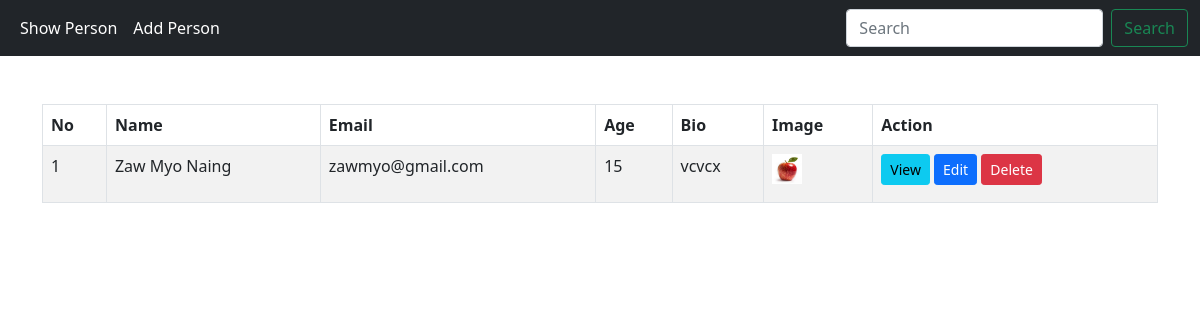
The page / on the database its author committed.
### base/models.py (models this page shows, shortened)
class Person(models.Model):
    name = models.CharField(max_length=50, null=True)
    email = models.EmailField(null=True)
    bio = RichTextField(null=True)
    age = models.PositiveIntegerField()
    image = models.ImageField(upload_to='photos/', null=True)

### base/views.py (the view)
# urls.py: path('', views.index, name="show_person"),
def index(request):
    persons = Person.objects.all()
    context = {'persons':persons}
    return render(request, 'pages/index.html', context)

### templates/pages/index.html (shortened to what this page needs)
{% extends 'layouts/main.html' %}
{% block content %}
    <div class="container mt-5">
        <table class="table table-striped table-hover table-bordered">
            <thead>
                <tr>
                  <th scope="col">No</th>
                  <th scope="col">Name</th>
                  <th scope="col">Email</th>
                  <th scope="col">Age</th>
                  <th scope="col">Bio</th>
                  <th scope="col">Image</th>
                  <th scope="col">Action</th>
                </tr>
              </thead>
              <tbody>
                {% for person in persons %}
                  <tr>
                    <td>{{forloop.counter}}</td>
                    <td>{{person.name}}</td>
                    <td>{{person.email}}</td>
                    <td>{{person.age}}</td>
                    <td>{{person.bio | safe}}</td>
                    <td>
                      <img src="{{person.image.url}}" alt="" style="width: 30px; height: 30px;">
                    </td>
                    <td>
                      <a href="" class="btn btn-info btn-sm">View</a>
                      <a href="{% url 'update_person' person.id %}" class="btn btn-primary btn-sm">Edit</a>
                      <a href="{% url 'delete_person' person.id %}" class="btn btn-danger btn-sm">Delete</a>
                    </td>
                  </tr>
                {% endfor %}
              </tbody>
        </table>
    </div>
{% endblock content %}

### rows shown on the page
Person: name "Zaw Myo Naing", email "zawmyo@gmail.com", age "15", bio "vcvcx", image (picture)
